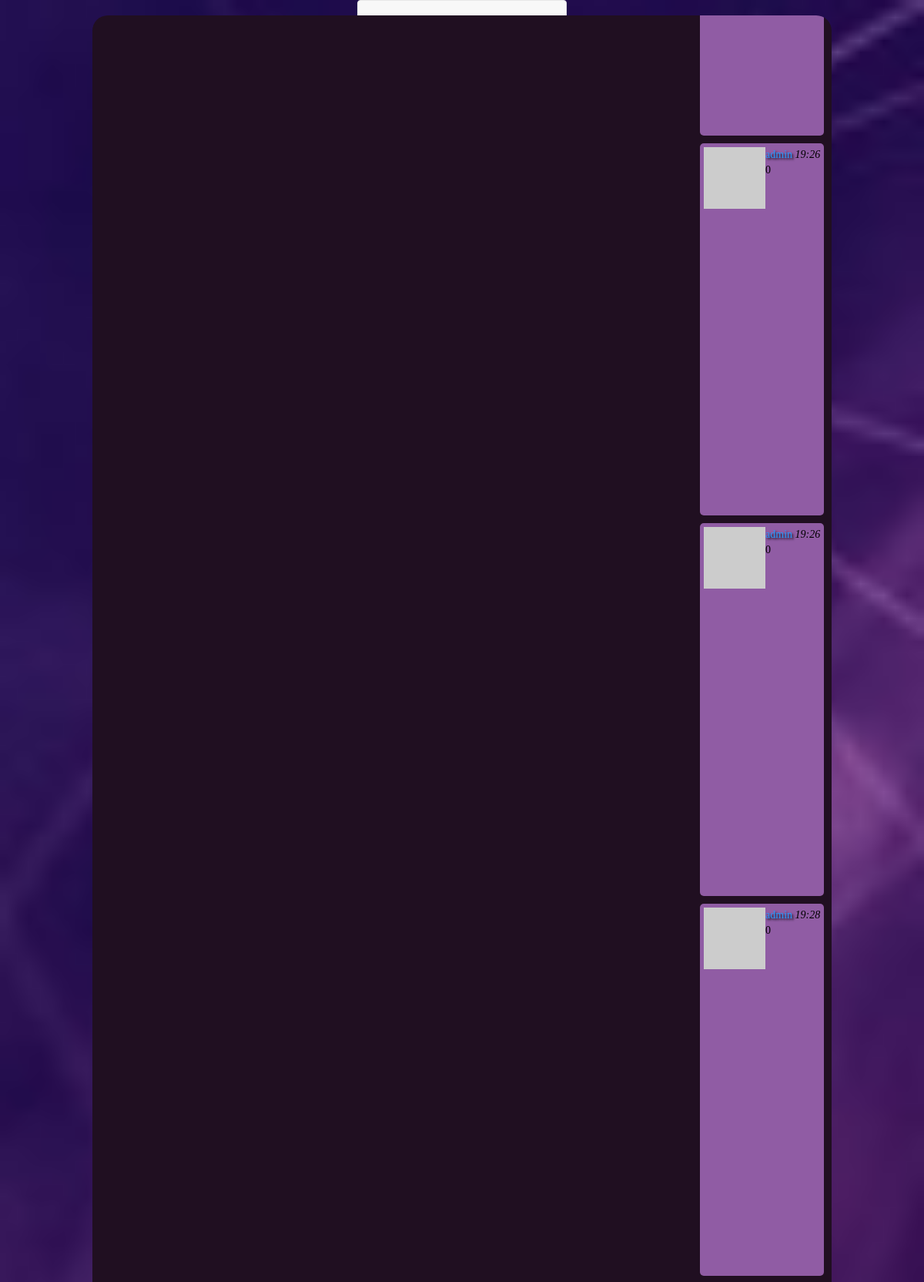
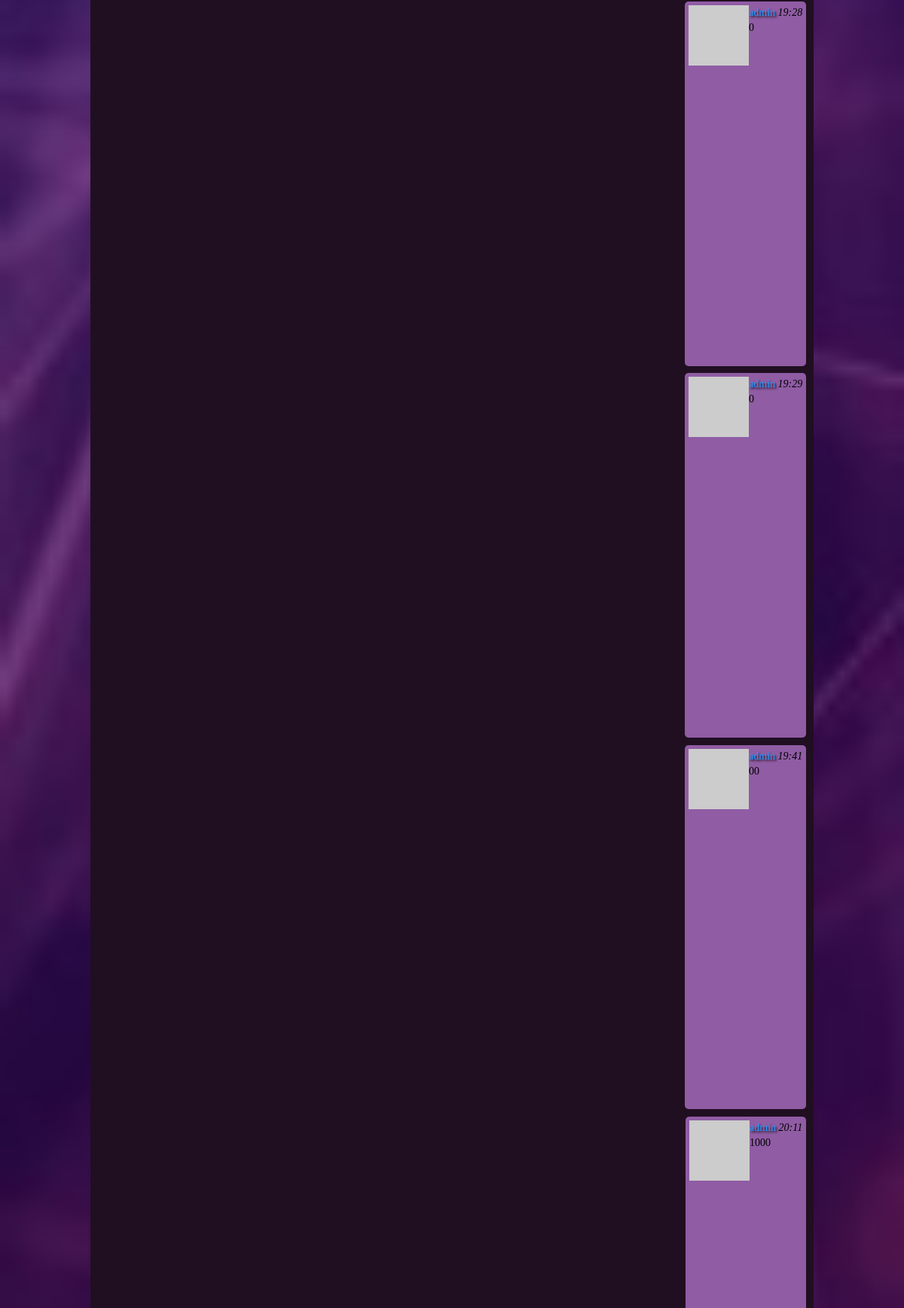
Page /explore (signed in, upper part) on the committed database (2 pictures, top to bottom).
### app/models.py (models this page shows, shortened)
class Post(db.Model):
    id = db.Column(db.Integer, primary_key=True)
    body = db.Column(db.String(140))
    timestamp = db.Column(db.DateTime, index=True, default=datetime.utcnow)
    user_id = db.Column(db.Integer, db.ForeignKey('user.id'))

class User(UserMixin, db.Model):
    id = db.Column(db.Integer, primary_key=True)
    username = db.Column(db.String(64), index=True, unique=True)
    email = db.Column(db.String(120), index=True, unique=True)
    password_hash = db.Column(db.String(128))
    posts = db.relationship('Post', backref='author', lazy='dynamic')
    about_me = db.Column(db.String(140))
    last_seen = db.Column(db.DateTime, default=datetime.utcnow)
    followed = db.relationship(
        'User', secondary=followers,
        primaryjoin=(followers.c.follower_id == id),
        secondaryjoin=(followers.c.followed_id == id),
        backref=db.backref('followers', lazy='dynamic'), lazy='dynamic')
    def avatar(self, size):
        digest = md5(self.email.lower().encode('utf-8')).hexdigest()
        return 'https://www.gravatar.com/avatar/{}?d=identicon&s={}'.format(
            digest, size)
    def followed_posts(self):
        followed = Post.query.join(
            followers, (followers.c.followed_id == Post.user_id)).filter(
            followers.c.follower_id == self.id)
        own = Post.query.filter_by(user_id=self.id)
        return followed.union(own).order_by(Post.timestamp.asc())

### app/routes.py (the view)
@app.route('/explore')
@login_required
def explore():
    posts = current_user.followed_posts().all()
    return render_template("index.html", title='Explore', posts=posts)

### app/models.py (called while the page is built)
@login.user_loader
def load_user(id):
    return User.query.get(int(id))

### app/routes.py (called while the page is built)
@app.before_request
def before_request():
    if current_user.is_authenticated:
        current_user.last_seen = datetime.utcnow()
        db.session.commit()

### app/templates/index.html (shortened to what this page needs)
{% extends "base.html" %}
{% block content %}
    <link rel="stylesheet" href="{{ url_for('static', filename= './css/chat.css') }}">
    <div id="chat_frame" class="chat_frame">
        <div id="chat_window" class="chat_window">
            {% include 'posts.html' %}
        </div>
    </div>
{% endblock %}

### app/templates/posts.html
{% for post in posts %}
    {% if post.user_id == current_user.id %}
        <div class="my_message_design">
            {% include '_post.html' %}
        </div>
    {% else %}
        <div class="message_design">
            {% include '_post.html' %}
        </div>
    {% endif %}
{% endfor %}

### app/templates/_post.html (shortened to what this page needs)
 <table class="messageTable">
        <tr valign="top">
            <td>
                <a href="{{ url_for('user', username=post.author.username) }}">
                    <img src="{{ post.author.avatar(36) }}" />
                </a>
            </td>
            <td>
                <a href="{{ url_for('user', username=post.author.username) }}">
                    {{ post.author.username }}
                </a>
                <i>{{ moment(post.timestamp).format('H:mm') }}</i>
                <br>
                {{ post.body }}
            </td>
        </tr>
</table>

### app/static/css/chat.css (style rules this page uses)
body { display: flex; background: rgb(32,15,33) url("../images/back_ground.jpg") no-repeat center center fixed; -webkit-background-size: cover; -moz-background-size: cover; -o-background-size: cover; background-size: cover; flex-direction: column; align-items: center; justify-content: space-between; }
.chat_frame { display: flex; flex-basis: content; align-items: center; flex-direction: column; justify-content: space-between; position: absolute; width: 80%; height: 90%; }
.chat_window { color: #fdffe8; margin: 20px 0; border-style: none; border-radius: 20px; width: 100%; height: 100%; background-color: rgb(32,15,33); overflow: auto; }

### rows in the picture
Post: author.username "admin", timestamp "19:26", body "0"
Post: author.username "admin", timestamp "19:26", body "0"
Post: author.username "admin", timestamp "19:28", body "0"
Post: author.username "admin", timestamp "19:28", body "0"
Post: author.username "admin", timestamp "19:29", body "0"
Post: author.username "admin", timestamp "19:41", body "00"
Post: author.username "admin", timestamp "20:11", body "1000"
